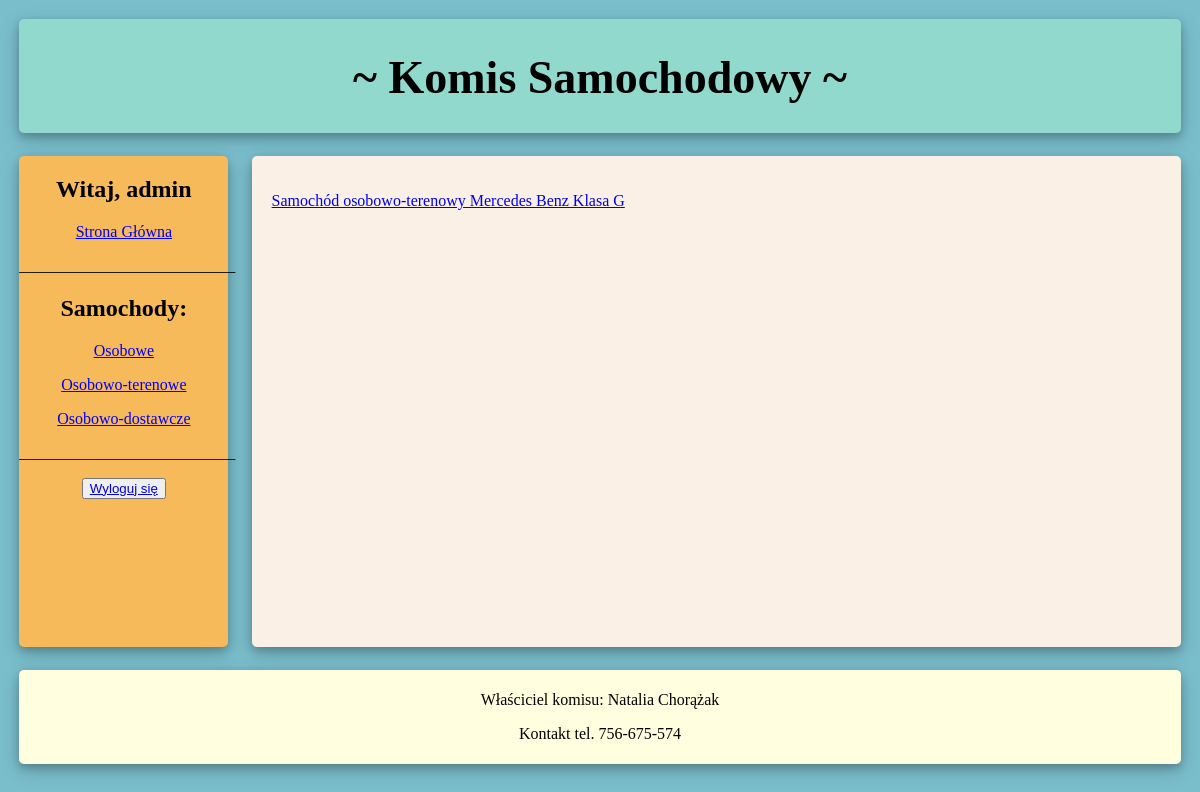
The app's page /kategoria/2/ (signed in) with its own data.
### Samochody/models.py (models this page shows, shortened)
class Kategoria(models.Model):
    nazwa = models.CharField(max_length=40)
    class Meta:
        verbose_name = "Kategoria"
        verbose_name_plural = "Kategorie"

class Samochody(models.Model):
    kategoria = models.ForeignKey(Kategoria, blank=True, on_delete=models.CASCADE, null=True)
    marka = models.ForeignKey(Marka, on_delete=models.CASCADE, null=True)
    model = models.ForeignKey(Model, on_delete=models.CASCADE, null=True)
    nazwa = models.CharField(max_length=50)
    rok = models.DecimalField(max_digits=4, decimal_places=0)
    cena = models.DecimalField(max_digits=10, decimal_places=2)
    opis = models.TextField(blank=True)
    class Meta:
        verbose_name = "Samochód"
        verbose_name_plural = "Samochody"

### Samochody/views.py (the view)
# urls.py: path('kategoria/<id>/', Samochody.views.kategoria, name='kategoria'),
@login_required(login_url='logowanie')
def kategoria(request, id):
    kategoria_user = Kategoria.objects.get(pk=id)
    samochod_kategorii_user = Samochody.objects.filter(kategoria=kategoria_user)
    kategorie = Kategoria.objects.all()
    dane = {'kategoria_user': kategoria_user,
            'samochod_kategorii_user': samochod_kategorii_user,
            'kategorie': kategorie}
    return render(request, 'kategoria.html', dane)

### Samochody/templates/kategoria.html (shortened to what this page needs)
{% extends 'szablon.html' %}
    {% block samochod_kategorii %}
        {% if kategoria_user %}
            {% for s in samochod_kategorii_user %}
            <p><a href = "/samochod/{{ s.id }}/"> {{ s.nazwa }} </a>  </p>
            {% endfor %}
        {% endif %}
    {% endblock %}

### Samochody/templates/szablon.html (shortened to what this page needs)
<!DOCTYPE html>
<html lang="pl" xmlns="http://www.w3.org/1999/html">
<head>
</head>
<body>
 <header>
     <h1 > ~ Komis Samochodowy ~ </h1>
 </header>
 <section>
     <nav>
        <ul>
            <h2>Witaj, {{request.user}} </h2>
            <p><a href = "{% url 'index' %}"> Strona Główna </a> </p>
            <p> ___________________________ </p>
            <h2 size="10px"> Samochody: </h2>
            {% for k in kategorie %}
                <p><a href = "/kategoria/{{ k.id }}"> {{ k.nazwa }} </a> </p>
            {% endfor %}
            <p> ___________________________ </p>
            <form method="POST" action="">
                <button type="button">
                    <a href="{% url 'wylogowanie' %}"> Wyloguj się </a>
                </button>
            </form>
        </ul>
     </nav>
     <article>
         {% block samochod_kategorii %} {% endblock samochod_kategorii %}
     </article>
 </section>
 <footer>
    <p> Właściciel komisu: Natalia Chorążak</p>
        <p> Kontakt tel. 756-675-574</p>
 </footer>
</body>
</html>

### Samochody/templates/szablon.html (style rules this page uses)
html { margin: 0.3cm; padding: 0; height: 18cm; background: #7abecc !important; }
* { box-sizing: border-box; }
body { font-family: 'Times New Roman'; }
header { background: #90d9cc; width: 100%; height: 3cm; padding-top: 1px; margin: 0; text-align: center; font-size: 23px; color: black; box-shadow: 0 4px 8px 0 rgba(0, 0, 0, 0.2), 0 6px 20px 0 rgba(0, 0, 0, 0.19); -webkit-box-shadow: 0 4px 8px 0 rgba(0, 0, 0, 0.2), 0 6px 20px 0 rgba(0, 0, 0, 0.19); -moz-box-shadow: 0 4px 8px 0 rgba(0, 0, 0, 0.2), 0 6px 20px 0 rgba(0, 0, 0, 0.19); border-radius: 5px; }
nav { float: left; color: black; text-align: center; width: 18%; height: 13cm; background: #f7ba5b !important; padding: 0; margin-top: 2%; margin-bottom: 2%; box-shadow: 0 4px 8px 0 rgba(0, 0, 0, 0.2), 0 6px 20px 0 rgba(0, 0, 0, 0.19); -webkit-box-shadow: 0 4px 8px 0 rgba(0, 0, 0, 0.2), 0 6px 20px 0 rgba(0, 0, 0, 0.19); -moz-box-shadow: 0 4px 8px 0 rgba(0, 0, 0, 0.2), 0 6px 20px 0 rgba(0, 0, 0, 0.19); border-radius: 5px; }
nav ul { list-style-type: none; padding: 0; }
article { float: left; padding: 20px; width: 80%; height: 13cm; margin-left: 2%; margin-top: 2%; background-color: #FAF0E6; box-shadow: 0 4px 8px 0 rgba(0, 0, 0, 0.2), 0 6px 20px 0 rgba(0, 0, 0, 0.19); -webkit-box-shadow: 0 4px 8px 0 rgba(0, 0, 0, 0.2), 0 6px 20px 0 rgba(0, 0, 0, 0.19); -moz-box-shadow: 0 4px 8px 0 rgba(0, 0, 0, 0.2), 0 6px 20px 0 rgba(0, 0, 0, 0.19); border-radius: 5px; }
section::after { content: ""; display: table; clear: both; }
footer { background-color: #FFFFE0; padding: 5px; text-align: center; color: black; box-shadow: 0 4px 8px 0 rgba(0, 0, 0, 0.2), 0 6px 20px 0 rgba(0, 0, 0, 0.19); -webkit-box-shadow: 0 4px 8px 0 rgba(0, 0, 0, 0.2), 0 6px 20px 0 rgba(0, 0, 0, 0.19); -moz-box-shadow: 0 4px 8px 0 rgba(0, 0, 0, 0.2), 0 6px 20px 0 rgba(0, 0, 0, 0.19); border-radius: 5px; }

### records on screen
Kategoria: nazwa "Osobowe"
Kategoria: nazwa "Osobowo-terenowe"
Kategoria: nazwa "Osobowo-dostawcze"
Samochody: nazwa "Samochód osobowo-terenowy Mercedes Benz Klasa G"

### other values on screen
{{ request.user }} "admin"
